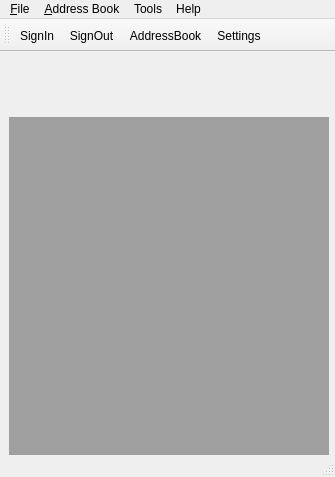
<?xml version="1.0" encoding="UTF-8"?>
<ui version="4.0">
 <author>Doubango Project</author>
 <class>doubsClass</class>
 <widget class="QMainWindow" name="doubsClass">
  <property name="windowModality">
   <enum>Qt::ApplicationModal</enum>
  </property>
  <property name="geometry">
   <rect>
    <x>0</x>
    <y>0</y>
    <width>335</width>
    <height>477</height>
   </rect>
  </property>
  <property name="windowTitle">
   <string>doubs</string>
  </property>
  <widget class="QWidget" name="centralWidget">
   <widget class="QMdiArea" name="mdiArea">
    <property name="geometry">
     <rect>
      <x>9</x>
      <y>65</y>
      <width>320</width>
      <height>351</height>
     </rect>
    </property>
    <property name="tabShape">
     <enum>QTabWidget::Rounded</enum>
    </property>
   </widget>
  </widget>
  <widget class="QMenuBar" name="menuBar">
   <property name="geometry">
    <rect>
     <x>0</x>
     <y>0</y>
     <width>335</width>
     <height>21</height>
    </rect>
   </property>
   <widget class="QMenu" name="menuFile">
    <property name="title">
     <string>&amp;File</string>
    </property>
    <addaction name="actionOnline"/>
    <addaction name="actionBusy"/>
    <addaction name="actionBe_right_back"/>
    <addaction name="actionAway"/>
    <addaction name="actionIn_call"/>
    <addaction name="actionOut_to_lunch"/>
    <addaction name="actionAppear_off_line"/>
    <addaction name="actionSign_Out"/>
    <addaction name="separator"/>
    <addaction name="actionRegistration_info"/>
    <addaction name="actionChange_your_contact_card"/>
    <addaction name="separator"/>
    <addaction name="actionExit"/>
   </widget>
   <widget class="QMenu" name="menuAddress_Book">
    <property name="title">
     <string>&amp;Address Book</string>
    </property>
    <addaction name="actionAdd_Contact"/>
    <addaction name="actionEdit_Contact"/>
    <addaction name="actionDelete_Contact"/>
    <addaction name="separator"/>
    <addaction name="actionAdd_Group"/>
    <addaction name="actionEdit_Group"/>
    <addaction name="actionDelete_Group"/>
    <addaction name="separator"/>
    <addaction name="actionAdd_Sphere"/>
    <addaction name="actionEdit_Sphere"/>
    <addaction name="actionDelete_Sphere"/>
   </widget>
   <widget class="QMenu" name="menu">
    <property name="title">
     <string>Help</string>
    </property>
    <addaction name="actionForum"/>
    <addaction name="actionGetting_started"/>
    <addaction name="separator"/>
    <addaction name="actionRelease_Note"/>
    <addaction name="actionCompliance"/>
    <addaction name="separator"/>
    <addaction name="actionAbout"/>
    <addaction name="separator"/>
   </widget>
   <widget class="QMenu" name="menuTools">
    <property name="title">
     <string>Tools</string>
    </property>
    <addaction name="actionOpen_Log_File"/>
    <addaction name="actionDiagnostics"/>
    <addaction name="separator"/>
    <addaction name="actionAudio_Video_devices"/>
   </widget>
   <addaction name="menuFile"/>
   <addaction name="menuAddress_Book"/>
   <addaction name="menuTools"/>
   <addaction name="menu"/>
  </widget>
  <widget class="QStatusBar" name="statusBar"/>
  <widget class="QToolBar" name="toolBar">
   <property name="minimumSize">
    <size>
     <width>33</width>
     <height>33</height>
    </size>
   </property>
   <property name="windowTitle">
    <string>toolBar</string>
   </property>
   <attribute name="toolBarArea">
    <enum>TopToolBarArea</enum>
   </attribute>
   <attribute name="toolBarBreak">
    <bool>false</bool>
   </attribute>
   <addaction name="actionTbarSignIn"/>
   <addaction name="actionTbarSignOut"/>
   <addaction name="actionTbarAddressBook"/>
   <addaction name="actionTbarSettings"/>
  </widget>
  <action name="actionOnline">
   <property name="text">
    <string>Online</string>
   </property>
   <property name="shortcut">
    <string>Ctrl+O</string>
   </property>
  </action>
  <action name="actionSign_Out">
   <property name="text">
    <string>Sign Out</string>
   </property>
   <property name="shortcut">
    <string>Ctrl+X</string>
   </property>
  </action>
  <action name="actionExit">
   <property name="text">
    <string>Exit</string>
   </property>
   <property name="font">
    <font>
     <weight>75</weight>
     <bold>true</bold>
    </font>
   </property>
   <property name="shortcut">
    <string>Ctrl+E</string>
   </property>
  </action>
  <action name="actionHelp">
   <property name="text">
    <string>Help</string>
   </property>
  </action>
  <action name="actionAbout">
   <property name="text">
    <string>About...</string>
   </property>
  </action>
  <action name="actionAdd_Contact">
   <property name="text">
    <string>Add Contact</string>
   </property>
  </action>
  <action name="actionEdit_Contact">
   <property name="text">
    <string>Edit Contact</string>
   </property>
  </action>
  <action name="actionDelete_Contact">
   <property name="text">
    <string>Delete Contact</string>
   </property>
  </action>
  <action name="actionAdd_Group">
   <property name="text">
    <string>Add Group</string>
   </property>
  </action>
  <action name="actionEdit_Group">
   <property name="text">
    <string>Edit Group</string>
   </property>
  </action>
  <action name="actionDelete_Group">
   <property name="text">
    <string>Delete Group</string>
   </property>
  </action>
  <action name="actionAdd_Sphere">
   <property name="text">
    <string>Add Sphere</string>
   </property>
  </action>
  <action name="actionEdit_Sphere">
   <property name="text">
    <string>Edit Sphere</string>
   </property>
  </action>
  <action name="actionDelete_Sphere">
   <property name="text">
    <string>Delete Sphere</string>
   </property>
  </action>
  <action name="actionGetting_started">
   <property name="text">
    <string>Getting started</string>
   </property>
  </action>
  <action name="actionRelease_Note">
   <property name="text">
    <string>Release Note</string>
   </property>
  </action>
  <action name="actionForum">
   <property name="text">
    <string>Forum</string>
   </property>
  </action>
  <action name="actionCompliance">
   <property name="text">
    <string>Compliance</string>
   </property>
  </action>
  <action name="actionBusy">
   <property name="text">
    <string>Busy</string>
   </property>
   <property name="shortcut">
    <string>Ctrl+Y</string>
   </property>
  </action>
  <action name="actionBe_right_back">
   <property name="text">
    <string>Be right back</string>
   </property>
   <property name="shortcut">
    <string>Ctrl+K</string>
   </property>
  </action>
  <action name="actionAway">
   <property name="text">
    <string>Away</string>
   </property>
   <property name="shortcut">
    <string>Ctrl+A</string>
   </property>
  </action>
  <action name="actionIn_call">
   <property name="text">
    <string>In call</string>
   </property>
   <property name="shortcut">
    <string>Ctrl+I</string>
   </property>
  </action>
  <action name="actionOut_to_lunch">
   <property name="text">
    <string>Out to lunch</string>
   </property>
  </action>
  <action name="actionAppear_off_line">
   <property name="text">
    <string>Appear off line</string>
   </property>
  </action>
  <action name="actionChange_your_contact_card">
   <property name="text">
    <string>Change your contact card</string>
   </property>
  </action>
  <action name="actionRegistration_info">
   <property name="text">
    <string>Registration info</string>
   </property>
  </action>
  <action name="actionTbarSignIn">
   <property name="text">
    <string>SignIn</string>
   </property>
  </action>
  <action name="actionTbarSettings">
   <property name="text">
    <string>Settings</string>
   </property>
  </action>
  <action name="actionTbarAddressBook">
   <property name="text">
    <string>AddressBook</string>
   </property>
  </action>
  <action name="actionTbarSignOut">
   <property name="text">
    <string>SignOut</string>
   </property>
  </action>
  <action name="actionOpen_Log_File">
   <property name="text">
    <string>Open Log File</string>
   </property>
  </action>
  <action name="actionDiagnostics">
   <property name="text">
    <string>Diagnostics</string>
   </property>
  </action>
  <action name="actionAudio_Video_devices">
   <property name="text">
    <string>Audio/Video devices</string>
   </property>
  </action>
 </widget>
 <layoutdefault spacing="6" margin="11"/>
 <resources>
  <include location="doubs.qrc"/>
 </resources>
 <connections/>
</ui>
